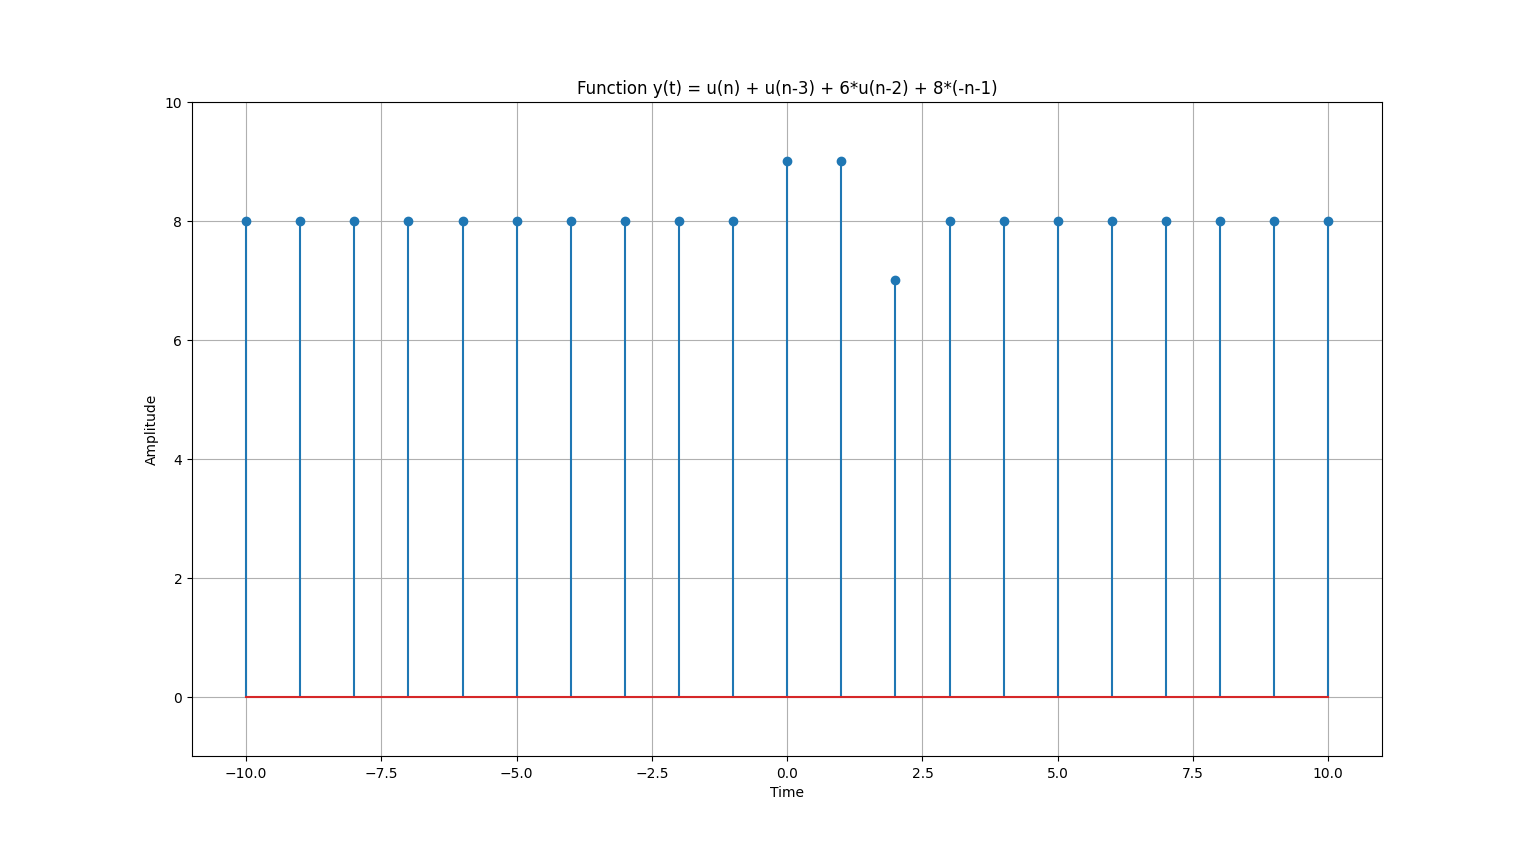

Write the Python code that produced this figure.
import matplotlib.pyplot as plt
import numpy as np


def simulate_function(time):
    y = np.zeros_like(time)

    y[time >= 0] = 1  # u(t)
    y[time >= 3] += 1  # u(t-3)
    y[time >= 2] += 6  # 6*u(n-2)
    y[time <= 1] += 8  # 8*u(-n-1)
    
    return y


# Define the time range
time = np.arange(-10, 11)

# Simulate the function
function_values = simulate_function(time)

# Plot and display the function
plt.stem(time, function_values)
plt.title('Function y(t) = u(n) + u(n-3) + 6*u(n-2) + 8*(-n-1)')
plt.xlabel('Time')
plt.ylabel('Amplitude')
plt.ylim([-1, 10])
plt.grid(True)
plt.show()
